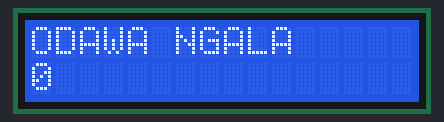
This sketch was run on a simulated Arduino Uno, built with avr-gcc and run on an emulated ATmega328P. On the bench: 16×2 character LCD.

Above: at 0.1 s.
At 4.1 s:
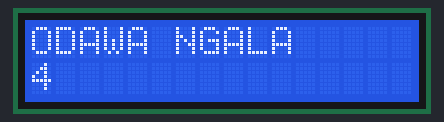
At 9.1 s:
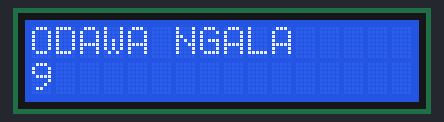
At 19.1 s:
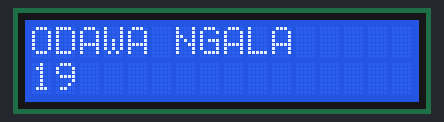
At 29.1 s:
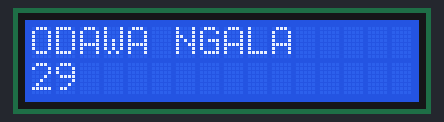
At 39.1 s:
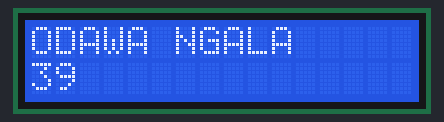

Measured:
- what the display in image 1 shows lasts 1.0 s, from 4.0 s to 5.0 s

The sketch:

LCD.ino
```cpp
#include<LiquidCrystal.h>

LiquidCrystal lcd(12,11,2,3,4,5);

void setup()
{
  lcd.begin(16,2);
  lcd.clear();
  lcd.print("ODAWA NGALA");
}

void loop()
{
  int counter = millis() / 1000;
  lcd.setCursor(0,1);
  lcd.print(counter);
}
```
